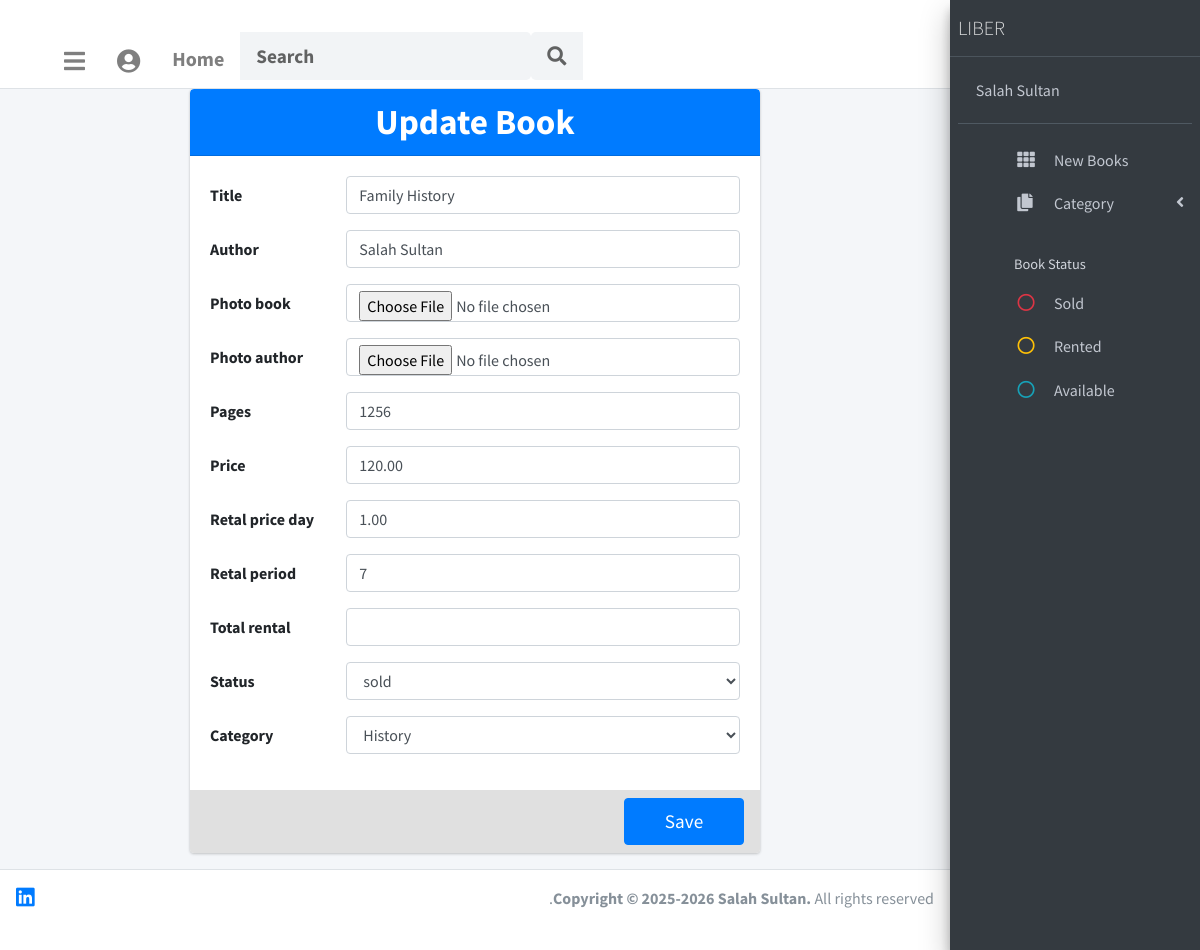
Before: /update/1/ (signed in) with the older database file.
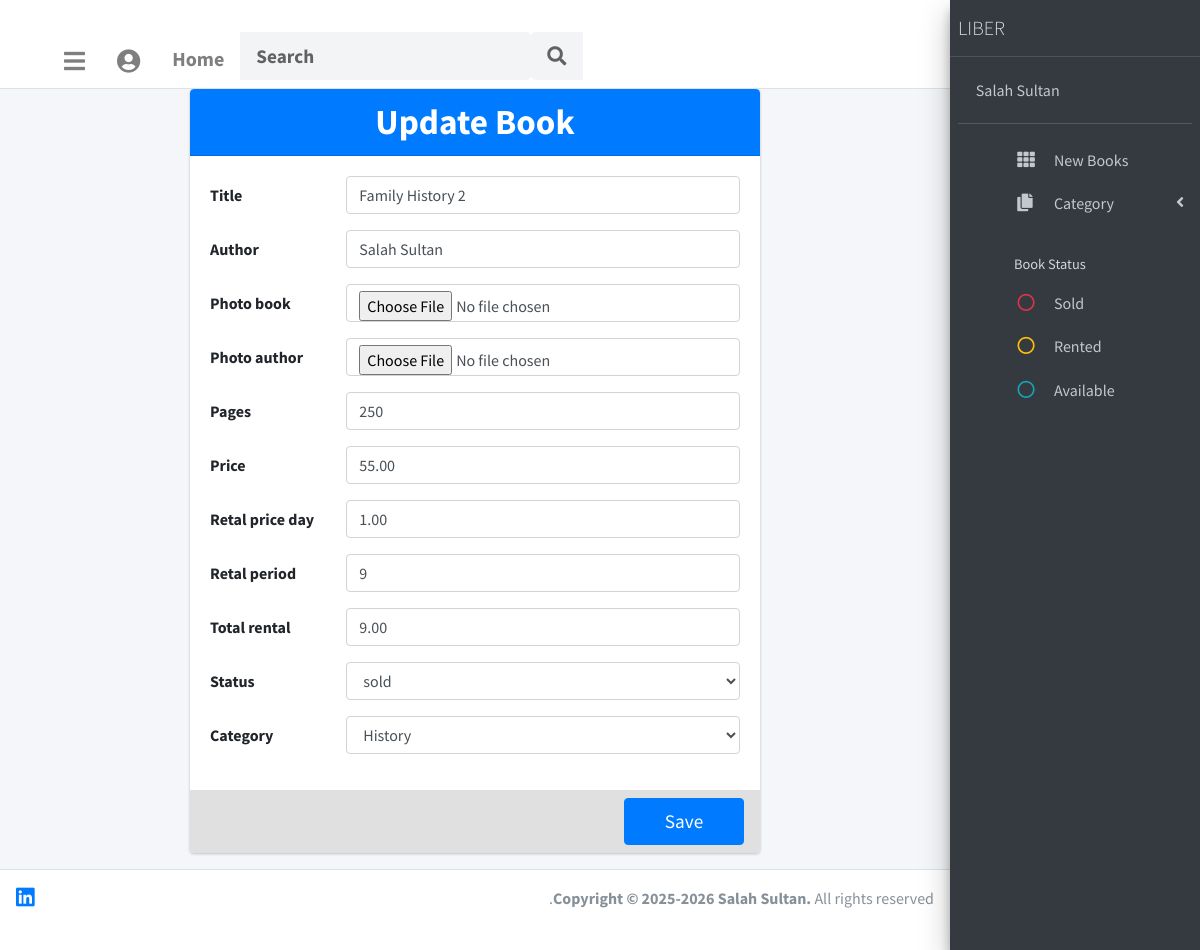
After: the same page with the newer database file.
### lms_app/models.py (models this page shows, shortened)
class Book(models.Model):
    status_book= [
        ('available', 'available'),
        ('rental', 'rental'),
        ('sold', 'sold'),
    ]
    title = models.CharField(max_length=250)
    author = models.CharField(max_length=250, null=True, blank=True)
    photo_book= models.ImageField(upload_to='photos', null=True, blank=True)
    photo_author= models.ImageField(upload_to='photos', null=True, blank=True)
    pages = models.IntegerField(null= True, blank=True)
    price = models.DecimalField(max_digits=5, decimal_places=2)
    retal_price_day = models.DecimalField(max_digits=5, decimal_places=2, null=True, blank=True)
    retal_period = models.IntegerField(null=True, blank=True)
    total_rental = models.DecimalField(max_digits=5, decimal_places=2, null=True, blank=True)
    active = models.BooleanField(default=True)
    status = models.CharField(max_length=50, choices=status_book, null=True, blank=True)
    category = models.ForeignKey(Category, on_delete=models.PROTECT, null=True, blank=True)

### lms_app/views.py (the view)
# urls.py: path('update/<int:id>/', views.update, name='update'),  # Update book
@login_required
def update(request, id):
    book_instance = get_object_or_404(Book, id=id)
    if request.method == 'POST':
        form = BookForm(request.POST, request.FILES, instance=book_instance)
        if form.is_valid():
            form.save()
            messages.success(request, "Book updated successfully.")
            return redirect('index')
    else:
        form = BookForm(instance=book_instance)
    return render(request, 'pages/update.html', {'form': form})

### lms_app/models.py (called while the page is built)
    def __str__(self):
        return self.name

### templates/pages/update.html (shortened to what this page needs)
{% extends 'base.html' %}
{% block content %}
<div class="wrapper" style="direction: ltr; text-align: left;">
  <div class="content-wrapper d-flex justify-content-center align-items-center" style="min-height: 90vh;">
    <div class="card card-primary" style="width: 60%; max-width: 700px; display: flex; flex-direction: column; overflow: hidden;">
      <div class="card-header d-flex justify-content-center align-items-center text-center"
           style="flex: 2; background-color: #007bff; color: #fff;">
        <h3 class="card-title w-100" style="font-size: 2.2rem; font-weight: 700; margin: 0;">
          Update Book
        </h3>
      </div>
      <form method="POST" enctype="multipart/form-data" style="flex-grow: 1; display: flex; flex-direction: column;">
        <div class="card-body flex-grow-1" style="background-color: #fff;">
          {% for field in form %}
            <div class="form-group row mb-3">
              <label for="{{ field.id_for_label }}" class="col-sm-3 col-form-label">{{ field.label }}</label>
              <div class="col-sm-9">
                {{ field }}
              </div>
            </div>
          {% endfor %}
        </div>
        <div class="card-footer d-flex align-items-center" style="background-color: #e0e0e0; padding: 0.5rem 1rem; margin-top: 0;">
          <button type="submit" class="btn btn-primary" style="font-size: 1.2rem; padding: 0.5rem 2rem; min-width: 120px;">Save</button>
        </div>
      </form>
    </div>
  </div>
</div>
{% endblock %}

Changed rows visible on the page:
changed Book "Salah Sultan": title "Family History" → "Family History 2"; pages "1256" → "250"; price "120.00" → "55.00"; retal_period "7" → "9"; total_rental (not shown) → "9.00"
